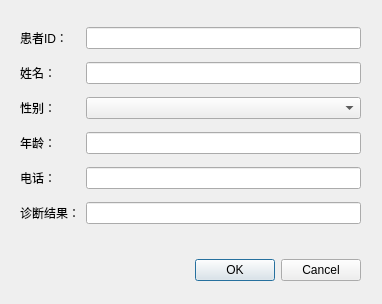
<?xml version="1.0" encoding="UTF-8"?>
<ui version="4.0">
 <class>StuDialog</class>
 <widget class="QDialog" name="StuDialog">
  <property name="geometry">
   <rect>
    <x>0</x>
    <y>0</y>
    <width>382</width>
    <height>304</height>
   </rect>
  </property>
  <property name="windowTitle">
   <string>Dialog</string>
  </property>
  <widget class="QDialogButtonBox" name="buttonBox">
   <property name="geometry">
    <rect>
     <x>120</x>
     <y>230</y>
     <width>241</width>
     <height>81</height>
    </rect>
   </property>
   <property name="orientation">
    <enum>Qt::Orientation::Horizontal</enum>
   </property>
   <property name="standardButtons">
    <set>QDialogButtonBox::StandardButton::Cancel|QDialogButtonBox::StandardButton::Ok</set>
   </property>
  </widget>
  <widget class="QWidget" name="verticalLayoutWidget">
   <property name="geometry">
    <rect>
     <x>20</x>
     <y>20</y>
     <width>341</width>
     <height>211</height>
    </rect>
   </property>
   <layout class="QGridLayout" name="gridLayout">
    <item row="5" column="1">
     <widget class="QLineEdit" name="AddEdit"/>
    </item>
    <item row="2" column="0">
     <widget class="QLabel" name="StuSex">
      <property name="text">
       <string>性别：</string>
      </property>
     </widget>
    </item>
    <item row="1" column="1">
     <widget class="QLineEdit" name="NameEdit"/>
    </item>
    <item row="2" column="1">
     <widget class="QComboBox" name="SexBox"/>
    </item>
    <item row="0" column="1">
     <widget class="QLineEdit" name="IDEdit"/>
    </item>
    <item row="1" column="0">
     <widget class="QLabel" name="StuName">
      <property name="text">
       <string>姓名：</string>
      </property>
     </widget>
    </item>
    <item row="3" column="0">
     <widget class="QLabel" name="StuBirth">
      <property name="text">
       <string>年龄：</string>
      </property>
     </widget>
    </item>
    <item row="0" column="0">
     <widget class="QLabel" name="StuID">
      <property name="text">
       <string>患者ID：</string>
      </property>
     </widget>
    </item>
    <item row="4" column="0">
     <widget class="QLabel" name="StuHome">
      <property name="text">
       <string>电话：</string>
      </property>
     </widget>
    </item>
    <item row="4" column="1">
     <widget class="QLineEdit" name="HomeEdit"/>
    </item>
    <item row="5" column="0">
     <widget class="QLabel" name="StuAdd">
      <property name="text">
       <string>诊断结果：</string>
      </property>
     </widget>
    </item>
    <item row="3" column="1">
     <widget class="QLineEdit" name="BirthEdit"/>
    </item>
   </layout>
   <zorder>StuID</zorder>
   <zorder>StuName</zorder>
   <zorder>StuSex</zorder>
   <zorder>StuBirth</zorder>
   <zorder>StuAdd</zorder>
   <zorder>StuHome</zorder>
   <zorder>HomeEdit</zorder>
   <zorder>AddEdit</zorder>
   <zorder>NameEdit</zorder>
   <zorder>SexBox</zorder>
   <zorder>IDEdit</zorder>
   <zorder>BirthEdit</zorder>
  </widget>
  <zorder>verticalLayoutWidget</zorder>
  <zorder>buttonBox</zorder>
 </widget>
 <resources/>
 <connections>
  <connection>
   <sender>buttonBox</sender>
   <signal>accepted()</signal>
   <receiver>StuDialog</receiver>
   <slot>accept()</slot>
   <hints>
    <hint type="sourcelabel">
     <x>248</x>
     <y>254</y>
    </hint>
    <hint type="destinationlabel">
     <x>157</x>
     <y>274</y>
    </hint>
   </hints>
  </connection>
  <connection>
   <sender>buttonBox</sender>
   <signal>rejected()</signal>
   <receiver>StuDialog</receiver>
   <slot>reject()</slot>
   <hints>
    <hint type="sourcelabel">
     <x>316</x>
     <y>260</y>
    </hint>
    <hint type="destinationlabel">
     <x>286</x>
     <y>274</y>
    </hint>
   </hints>
  </connection>
 </connections>
</ui>
